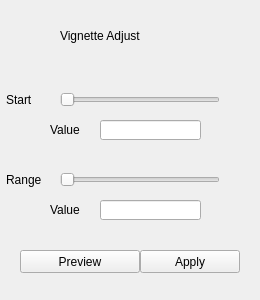
<?xml version="1.0" encoding="UTF-8"?>
<ui version="4.0">
 <class>VignetteAdjustWidget</class>
 <widget class="QWidget" name="VignetteAdjustWidget">
  <property name="geometry">
   <rect>
    <x>0</x>
    <y>0</y>
    <width>260</width>
    <height>300</height>
   </rect>
  </property>
  <property name="windowTitle">
   <string>Form</string>
  </property>
  <widget class="QLabel" name="label">
   <property name="geometry">
    <rect>
     <x>60</x>
     <y>20</y>
     <width>171</width>
     <height>31</height>
    </rect>
   </property>
   <property name="text">
    <string>Vignette Adjust</string>
   </property>
  </widget>
  <widget class="QLabel" name="label_5">
   <property name="geometry">
    <rect>
     <x>6</x>
     <y>170</y>
     <width>51</width>
     <height>20</height>
    </rect>
   </property>
   <property name="text">
    <string>Range</string>
   </property>
  </widget>
  <widget class="QLabel" name="label_3">
   <property name="geometry">
    <rect>
     <x>6</x>
     <y>90</y>
     <width>51</width>
     <height>20</height>
    </rect>
   </property>
   <property name="text">
    <string>Start</string>
   </property>
  </widget>
  <widget class="QLabel" name="label_4">
   <property name="geometry">
    <rect>
     <x>50</x>
     <y>200</y>
     <width>41</width>
     <height>20</height>
    </rect>
   </property>
   <property name="text">
    <string>Value</string>
   </property>
  </widget>
  <widget class="QLineEdit" name="vigRangeEdit">
   <property name="geometry">
    <rect>
     <x>100</x>
     <y>200</y>
     <width>101</width>
     <height>20</height>
    </rect>
   </property>
  </widget>
  <widget class="QSlider" name="vigRangeSlider">
   <property name="geometry">
    <rect>
     <x>60</x>
     <y>170</y>
     <width>160</width>
     <height>19</height>
    </rect>
   </property>
   <property name="maximum">
    <number>100</number>
   </property>
   <property name="orientation">
    <enum>Qt::Horizontal</enum>
   </property>
  </widget>
  <widget class="QLineEdit" name="vigStartEdit">
   <property name="geometry">
    <rect>
     <x>100</x>
     <y>120</y>
     <width>101</width>
     <height>20</height>
    </rect>
   </property>
  </widget>
  <widget class="QPushButton" name="previewBtn">
   <property name="geometry">
    <rect>
     <x>20</x>
     <y>250</y>
     <width>120</width>
     <height>23</height>
    </rect>
   </property>
   <property name="text">
    <string>Preview</string>
   </property>
  </widget>
  <widget class="QPushButton" name="applyBtn">
   <property name="geometry">
    <rect>
     <x>140</x>
     <y>250</y>
     <width>100</width>
     <height>23</height>
    </rect>
   </property>
   <property name="text">
    <string>Apply</string>
   </property>
  </widget>
  <widget class="QSlider" name="vigStartSlider">
   <property name="geometry">
    <rect>
     <x>60</x>
     <y>90</y>
     <width>160</width>
     <height>19</height>
    </rect>
   </property>
   <property name="maximum">
    <number>100</number>
   </property>
   <property name="orientation">
    <enum>Qt::Horizontal</enum>
   </property>
  </widget>
  <widget class="QLabel" name="label_2">
   <property name="geometry">
    <rect>
     <x>50</x>
     <y>120</y>
     <width>41</width>
     <height>20</height>
    </rect>
   </property>
   <property name="text">
    <string>Value</string>
   </property>
  </widget>
 </widget>
 <resources/>
 <connections/>
</ui>
